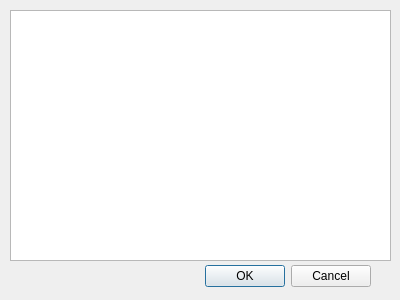
<?xml version="1.0" encoding="UTF-8"?>
<ui version="4.0">
 <class>Dialog</class>
 <widget class="QDialog" name="Dialog">
  <property name="geometry">
   <rect>
    <x>0</x>
    <y>0</y>
    <width>400</width>
    <height>300</height>
   </rect>
  </property>
  <property name="windowTitle">
   <string>Dialog</string>
  </property>
  <widget class="QDialogButtonBox" name="buttonBox">
   <property name="geometry">
    <rect>
     <x>30</x>
     <y>260</y>
     <width>341</width>
     <height>32</height>
    </rect>
   </property>
   <property name="orientation">
    <enum>Qt::Horizontal</enum>
   </property>
   <property name="standardButtons">
    <set>QDialogButtonBox::Cancel|QDialogButtonBox::Ok</set>
   </property>
  </widget>
  <widget class="QListWidget" name="listWidget">
   <property name="geometry">
    <rect>
     <x>10</x>
     <y>10</y>
     <width>381</width>
     <height>251</height>
    </rect>
   </property>
  </widget>
 </widget>
 <resources/>
 <connections>
  <connection>
   <sender>buttonBox</sender>
   <signal>accepted()</signal>
   <receiver>Dialog</receiver>
   <slot>accept()</slot>
   <hints>
    <hint type="sourcelabel">
     <x>248</x>
     <y>254</y>
    </hint>
    <hint type="destinationlabel">
     <x>157</x>
     <y>274</y>
    </hint>
   </hints>
  </connection>
  <connection>
   <sender>buttonBox</sender>
   <signal>rejected()</signal>
   <receiver>Dialog</receiver>
   <slot>reject()</slot>
   <hints>
    <hint type="sourcelabel">
     <x>316</x>
     <y>260</y>
    </hint>
    <hint type="destinationlabel">
     <x>286</x>
     <y>274</y>
    </hint>
   </hints>
  </connection>
 </connections>
</ui>
